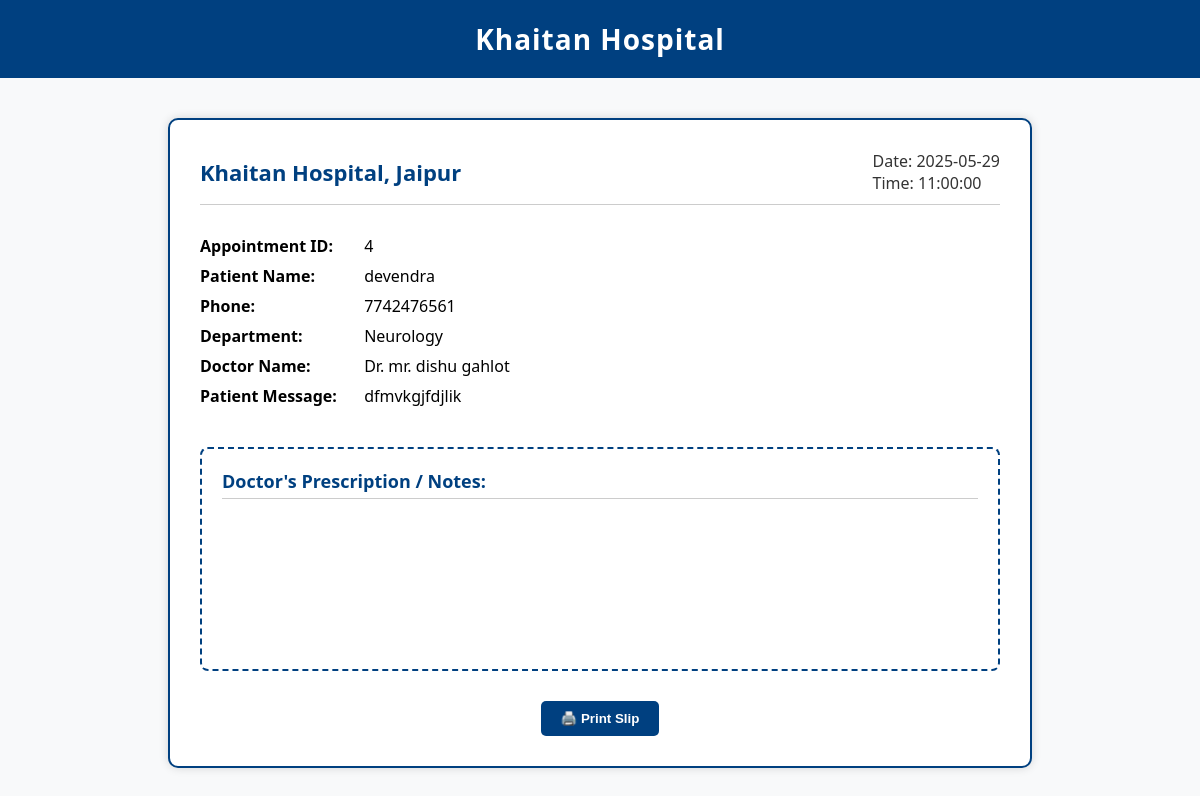
/appointment_slip.php?id=4, run on the app's committed database.
### tables this page shows
CREATE TABLE `appointment` (
  `id` int(11) NOT NULL,
  `name` varchar(100) DEFAULT NULL,
  `phone` varchar(15) DEFAULT NULL,
  `department` varchar(100) DEFAULT NULL,
  `doctor` varchar(100) DEFAULT NULL,
  `slot_time` time DEFAULT NULL,
  `date` date DEFAULT NULL,
  `message` text DEFAULT NULL
);

### appointment_slip.php (the view, shortened to what this page needs)
<?php
include('config.php');
if (isset($_GET['id'])) {
    $id = $_GET['id'];
    $stmt = $conn->prepare("SELECT * FROM appointment WHERE id = ?");
    $stmt->bind_param("i", $id);
    $stmt->execute();
    $result = $stmt->get_result();
    $data = $result->fetch_assoc();
} else {
    die("Invalid request");
}
?>
<!DOCTYPE html>
<html lang="en">
<head>
</head>
<body>
  <div class="navbar">Khaitan Hospital</div>
  <div class="slip-container">
    <div class="slip-header">
      <div class="hospital-name">Khaitan Hospital, Jaipur</div>
      <div class="date-time">
        Date: <?php echo htmlspecialchars($data['date']); ?><br>
        Time: <?php echo htmlspecialchars($data['slot_time']); ?>
      </div>
    </div>
    <div class="slip-body">
      <p><strong>Appointment ID:</strong> <?php echo $data['id']; ?></p>
      <p><strong>Patient Name:</strong> <?php echo htmlspecialchars($data['name']); ?></p>
      <p><strong>Phone:</strong> <?php echo htmlspecialchars($data['phone']); ?></p>
      <p><strong>Department:</strong> <?php echo htmlspecialchars($data['department']); ?></p>
      <p><strong>Doctor Name:</strong> Dr. <?php echo htmlspecialchars($data['doctor']); ?></p>
      <p><strong>Patient Message:</strong> <?php echo nl2br(htmlspecialchars($data['message'])); ?></p>
    </div>
    <div class="doctor-area">
      <h3>Doctor's Prescription / Notes:</h3>
    </div>
    <div class="print-btn">
      <button onclick="window.print()">🖨️ Print Slip</button>
    </div>
  </div>
</body>
</html>

### appointment_slip.php (style rules this page uses)
body { font-family: 'Segoe UI', sans-serif; margin: 0; background: #f8f9fa; }
.navbar { background: #004080; color: white; padding: 20px; text-align: center; font-size: 28px; font-weight: bold; letter-spacing: 1px; }
.slip-container { max-width: 800px; background: white; margin: 40px auto; padding: 30px; border: 2px solid #004080; border-radius: 10px; box-shadow: 0 0 10px rgba(0,0,0,0.15); }
.slip-header { display: flex; justify-content: space-between; align-items: center; margin-bottom: 30px; border-bottom: 1px solid #ccc; padding-bottom: 10px; }
.slip-header .hospital-name { font-size: 22px; font-weight: bold; color: #004080; }
.slip-header .date-time { font-size: 16px; color: #333; }
.slip-body p { margin: 8px 0; font-size: 16px; }
.slip-body strong { width: 160px; display: inline-block; }
.doctor-area { margin-top: 40px; border: 2px dashed #004080; padding: 20px; min-height: 180px; border-radius: 8px; }
.doctor-area h3 { margin-top: 0; color: #004080; font-size: 18px; border-bottom: 1px solid #ccc; padding-bottom: 5px; }
.print-btn { text-align: center; margin-top: 30px; }
button { padding: 10px 20px; background-color: #004080; color: white; border: none; border-radius: 5px; font-weight: bold; cursor: pointer; }

### data on the page
appointment: date "2025-05-29", slot_time "11:00:00", id "4", name "devendra", phone "7742476561", department "Neurology", doctor "mr. dishu gahlot", message "dfmvkgjfdjlik"
